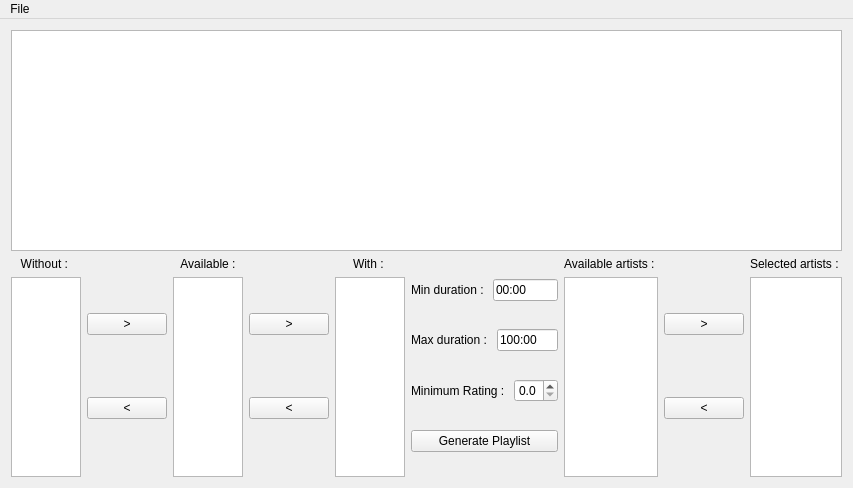
<?xml version="1.0" encoding="UTF-8"?>
<ui version="4.0">
 <class>MainWindow</class>
 <widget class="QMainWindow" name="MainWindow">
  <property name="geometry">
   <rect>
    <x>0</x>
    <y>0</y>
    <width>648</width>
    <height>488</height>
   </rect>
  </property>
  <property name="windowTitle">
   <string>MusicManiac</string>
  </property>
  <property name="windowIcon">
   <iconset>
    <normaloff>musicmaniac.ico</normaloff>
    <normalon>musicmaniac.ico</normalon>musicmaniac.ico</iconset>
  </property>
  <property name="iconSize">
   <size>
    <width>16</width>
    <height>16</height>
   </size>
  </property>
  <widget class="QWidget" name="centralWidget">
   <property name="sizePolicy">
    <sizepolicy hsizetype="Preferred" vsizetype="Expanding">
     <horstretch>0</horstretch>
     <verstretch>0</verstretch>
    </sizepolicy>
   </property>
   <layout class="QVBoxLayout" name="verticalLayout">
    <item>
     <widget class="QTableView" name="musicView">
      <property name="sizePolicy">
       <sizepolicy hsizetype="Expanding" vsizetype="Expanding">
        <horstretch>0</horstretch>
        <verstretch>0</verstretch>
       </sizepolicy>
      </property>
      <property name="showDropIndicator" stdset="0">
       <bool>false</bool>
      </property>
      <property name="alternatingRowColors">
       <bool>true</bool>
      </property>
      <property name="selectionBehavior">
       <enum>QAbstractItemView::SelectRows</enum>
      </property>
      <property name="sortingEnabled">
       <bool>false</bool>
      </property>
     </widget>
    </item>
    <item>
     <layout class="QHBoxLayout" name="playlistLayout">
      <item>
       <layout class="QVBoxLayout" name="withoutKeywordsLayout">
        <item>
         <widget class="QLabel" name="wihtoutKeywordsLabel">
          <property name="text">
           <string>Without : </string>
          </property>
          <property name="alignment">
           <set>Qt::AlignCenter</set>
          </property>
         </widget>
        </item>
        <item>
         <widget class="QListView" name="withoutKeywordsView">
          <property name="selectionMode">
           <enum>QAbstractItemView::MultiSelection</enum>
          </property>
         </widget>
        </item>
       </layout>
      </item>
      <item>
       <layout class="QVBoxLayout" name="withoutButtonsLayout">
        <item>
         <widget class="QPushButton" name="outWithoutButton">
          <property name="text">
           <string>&gt;</string>
          </property>
         </widget>
        </item>
        <item>
         <widget class="QPushButton" name="inWithoutButton">
          <property name="text">
           <string>&lt;</string>
          </property>
         </widget>
        </item>
       </layout>
      </item>
      <item>
       <layout class="QVBoxLayout" name="availableKeywordsLayout">
        <item>
         <widget class="QLabel" name="availableKeywordsLabel">
          <property name="text">
           <string>Available :</string>
          </property>
          <property name="alignment">
           <set>Qt::AlignCenter</set>
          </property>
         </widget>
        </item>
        <item>
         <widget class="QListView" name="availableKeywordsView">
          <property name="selectionMode">
           <enum>QAbstractItemView::MultiSelection</enum>
          </property>
         </widget>
        </item>
       </layout>
      </item>
      <item>
       <layout class="QVBoxLayout" name="withButtonsLayout">
        <item>
         <widget class="QPushButton" name="inWithButton">
          <property name="text">
           <string>&gt;</string>
          </property>
         </widget>
        </item>
        <item>
         <widget class="QPushButton" name="outWithButton">
          <property name="text">
           <string>&lt;</string>
          </property>
         </widget>
        </item>
       </layout>
      </item>
      <item>
       <layout class="QVBoxLayout" name="withKeywordsLayout">
        <item>
         <widget class="QLabel" name="withKeywordsLabel">
          <property name="text">
           <string>With : </string>
          </property>
          <property name="alignment">
           <set>Qt::AlignCenter</set>
          </property>
         </widget>
        </item>
        <item>
         <widget class="QListView" name="withKeywordsView">
          <property name="selectionMode">
           <enum>QAbstractItemView::MultiSelection</enum>
          </property>
         </widget>
        </item>
       </layout>
      </item>
      <item>
       <layout class="QVBoxLayout" name="playlistSettingsLayout">
        <item>
         <layout class="QHBoxLayout" name="minDurationLayout">
          <item>
           <widget class="QLabel" name="minDurationLabel">
            <property name="text">
             <string>Min duration : </string>
            </property>
           </widget>
          </item>
          <item>
           <widget class="QLineEdit" name="minDurationEdit">
            <property name="text">
             <string>00:00</string>
            </property>
           </widget>
          </item>
         </layout>
        </item>
        <item>
         <layout class="QHBoxLayout" name="maxDurationLayout">
          <property name="sizeConstraint">
           <enum>QLayout::SetDefaultConstraint</enum>
          </property>
          <item>
           <widget class="QLabel" name="maxDurationLabel">
            <property name="text">
             <string>Max duration : </string>
            </property>
           </widget>
          </item>
          <item>
           <widget class="QLineEdit" name="maxDurationEdit">
            <property name="text">
             <string>100:00</string>
            </property>
           </widget>
          </item>
         </layout>
        </item>
        <item>
         <layout class="QHBoxLayout" name="ratingLayout">
          <item>
           <widget class="QLabel" name="ratingLabel">
            <property name="text">
             <string>Minimum Rating : </string>
            </property>
           </widget>
          </item>
          <item>
           <widget class="QDoubleSpinBox" name="ratingSpinBox">
            <property name="decimals">
             <number>1</number>
            </property>
            <property name="maximum">
             <double>5.000000000000000</double>
            </property>
            <property name="singleStep">
             <double>0.500000000000000</double>
            </property>
           </widget>
          </item>
         </layout>
        </item>
        <item>
         <widget class="QPushButton" name="generatePlaylistButton">
          <property name="text">
           <string>Generate Playlist</string>
          </property>
         </widget>
        </item>
       </layout>
      </item>
      <item>
       <layout class="QHBoxLayout" name="artistLayout">
        <item>
         <layout class="QVBoxLayout" name="availableArtistLayout">
          <item>
           <widget class="QLabel" name="availableArtistLabel">
            <property name="text">
             <string>Available artists : </string>
            </property>
            <property name="alignment">
             <set>Qt::AlignCenter</set>
            </property>
           </widget>
          </item>
          <item>
           <widget class="QListView" name="availableArtistView">
            <property name="alternatingRowColors">
             <bool>true</bool>
            </property>
            <property name="selectionMode">
             <enum>QAbstractItemView::ExtendedSelection</enum>
            </property>
            <property name="selectionBehavior">
             <enum>QAbstractItemView::SelectRows</enum>
            </property>
           </widget>
          </item>
         </layout>
        </item>
        <item>
         <layout class="QVBoxLayout" name="artistButtonsLayout">
          <item>
           <widget class="QPushButton" name="inArtistButton">
            <property name="text">
             <string>&gt;</string>
            </property>
           </widget>
          </item>
          <item>
           <widget class="QPushButton" name="outArtistButton">
            <property name="text">
             <string>&lt;</string>
            </property>
           </widget>
          </item>
         </layout>
        </item>
        <item>
         <layout class="QVBoxLayout" name="selectedArtistLayout">
          <item>
           <widget class="QLabel" name="selectedArtistLabel">
            <property name="text">
             <string>Selected artists : </string>
            </property>
            <property name="alignment">
             <set>Qt::AlignCenter</set>
            </property>
           </widget>
          </item>
          <item>
           <widget class="QListView" name="selectedArtistView">
            <property name="alternatingRowColors">
             <bool>true</bool>
            </property>
            <property name="selectionMode">
             <enum>QAbstractItemView::ExtendedSelection</enum>
            </property>
            <property name="selectionBehavior">
             <enum>QAbstractItemView::SelectRows</enum>
            </property>
           </widget>
          </item>
         </layout>
        </item>
       </layout>
      </item>
     </layout>
    </item>
   </layout>
  </widget>
  <widget class="QMenuBar" name="menuBar">
   <property name="geometry">
    <rect>
     <x>0</x>
     <y>0</y>
     <width>648</width>
     <height>19</height>
    </rect>
   </property>
   <widget class="QMenu" name="menuFile">
    <property name="title">
     <string>File</string>
    </property>
    <addaction name="actionOpen_Folder"/>
    <addaction name="actionRegen_UUID"/>
    <addaction name="actionRefresh_Playlist"/>
   </widget>
   <addaction name="menuFile"/>
  </widget>
  <action name="actionOpen_Folder">
   <property name="text">
    <string>Open Folder</string>
   </property>
  </action>
  <action name="actionAdd_missing_MP3_UUID">
   <property name="text">
    <string>Add missing MP3 UUID</string>
   </property>
  </action>
  <action name="actionAdd_missing_FLAC_UUID">
   <property name="text">
    <string>Add missing FLAC UUID</string>
   </property>
  </action>
  <action name="actionRegen_UUID">
   <property name="text">
    <string>Open Folder (regen UUID)</string>
   </property>
  </action>
  <action name="actionAnd_support">
   <property name="checkable">
    <bool>true</bool>
   </property>
   <property name="text">
    <string>And support</string>
   </property>
  </action>
  <action name="actionRefresh_Playlist">
   <property name="text">
    <string>Refresh Playlist</string>
   </property>
  </action>
 </widget>
 <layoutdefault spacing="6" margin="11"/>
 <resources/>
 <connections/>
</ui>
